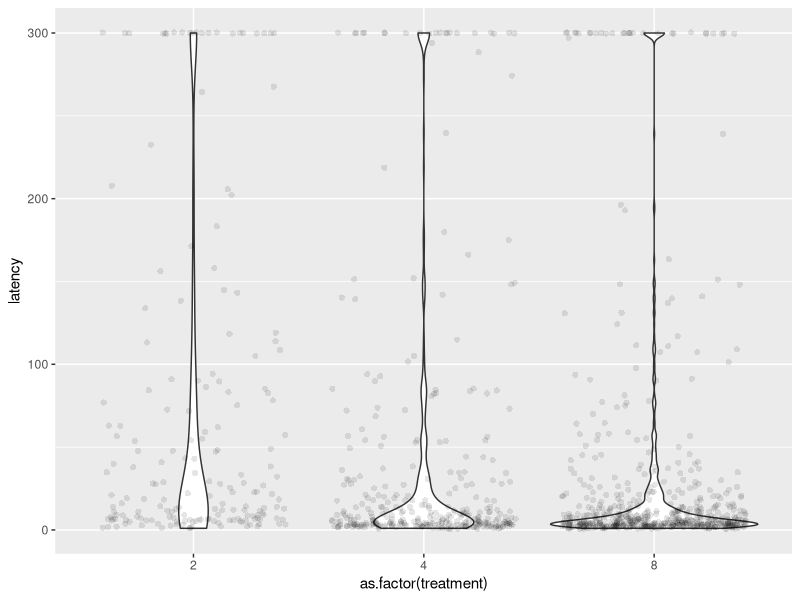
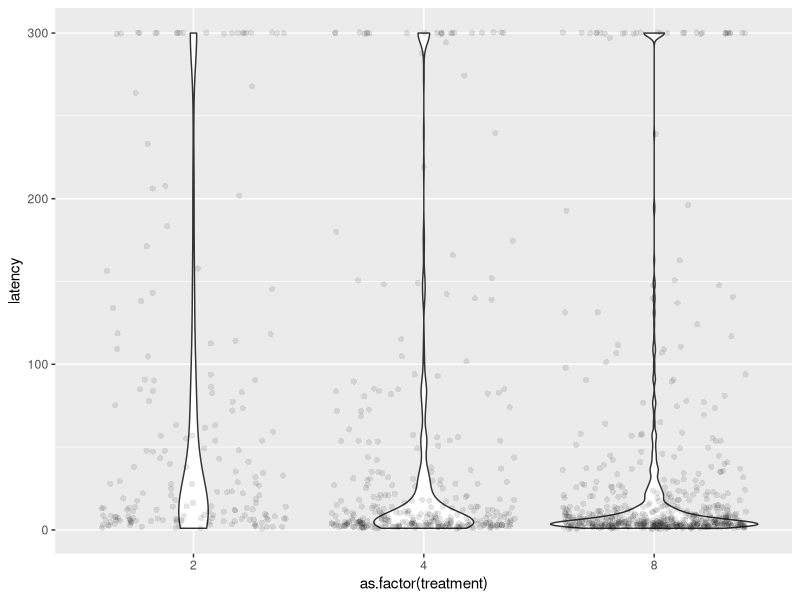

Write R code to recreate these figures, in order.
# this is a test script, gonna see if I can make this script run with a bash script that then pushes to github

library(tidyverse)

# read data
d <- read_csv("GroupSizeNovelAssay_FinalDataSheet_BitesFood.csv")

# gather the latency measurements together
d <- gather(d, key = "individual", value = "latency", 8:15)

# get rid of comments column
d$X__1 <- NULL

# strip out some extra words
d$individual <- as.numeric(str_replace_all(d$individual, "novel_bite", ""))

# if the latency value is actually a number, keep a number. If not, it's NA
d <- d %>% 
  mutate(
    latency = case_when(
      str_detect(latency, "^[0-9]+$") ~ as.numeric(latency),
      TRUE ~ NA_real_
    ))

# let's do some violin plots
d %>% 
  filter(!is.na(latency)) %>%
  ggplot(aes(x=as.factor(treatment), y=latency, group = treatment))+
  geom_violin()+
  geom_jitter(color = "black", stroke = 0, size = 2.1, alpha = 0.1, fill = "transparent")

ggsave("images/violin_plot_latency_data.jpg")